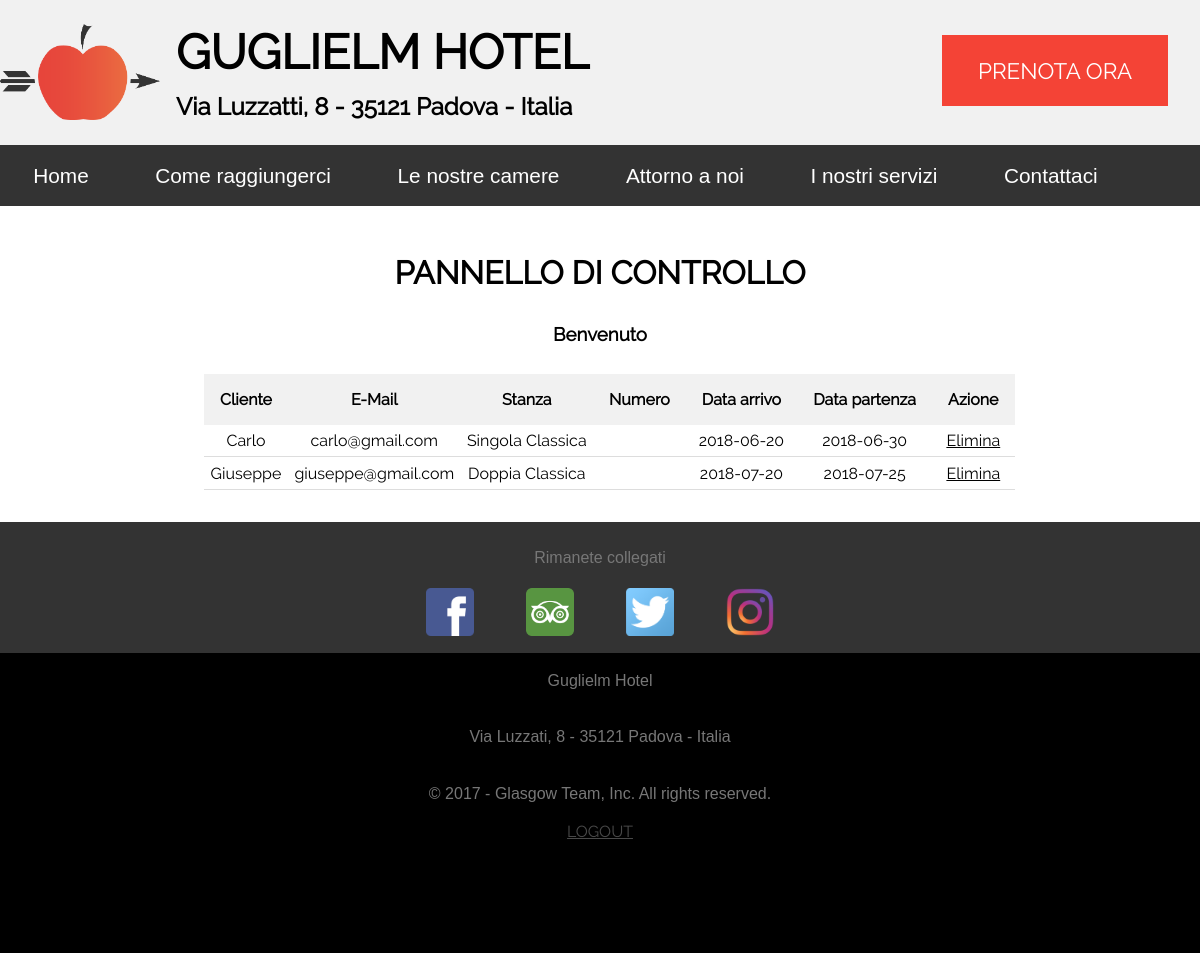
Page /cp_admin.php (signed in) on the committed database.
### tables this page shows
CREATE TABLE prenotazioni(
    id int unsigned auto_increment primary key,
    nomeUtente varchar(15) not null,
    email varchar(50) not null,
    data_arrivo date,
    data_partenza date,
    nStanza tinyint unsigned,
    tipoStanza varchar(4),
    FOREIGN KEY (tipoStanza) REFERENCES appartamenti(idStanza) ON DELETE CASCADE
);

CREATE TABLE appartamenti(
    idStanza varchar(4) primary key,
    nomeStanza varchar(100) not null
);

### php/connection.class.php (called while the page is built, shortened)
<?php
class connection {
    private static $DB_NAME='guglielm_hotel';
    private static $DB_HOST='localhost';
    private static $DB_USER='root';
    private static $DB_PWD='';
    static function QueryRead($query) {
        $connection = new mysqli(self::$DB_HOST,self::$DB_USER,self::$DB_PWD,self::$DB_NAME);
        mysqli_set_charset($connection, "utf8");
        $result = $connection->query($query);
        return $result;
    }
}
?>

### cp_admin.php (the view, shortened to what this page needs)
<?php
    require_once('php/functions.php');
    $content="";
    $mod=array('{list}' => '','{admin}' => '');
    if(isLogin()) {
        $content="contents/cp_admin.html";
        $mod['{admin}']=$_SESSION['adminName'];
        $res=getPrenotazioni();
        while($row=mysqli_fetch_row($res)) {
            $mod['{list}'] = $mod['{list}']. '<tr>
            <td headers="c1">'.$row[1].'</td>
            <td headers="c2">'.$row[2].'</td>
            <td headers="c3">'.getNomeStanza($row[6]).'</td>
            <td headers="c4">'.$row[5].'</td>
            <td headers="c5">'.$row[3].'</td>
            <td headers="c6">'.$row[4].'</td>
            <td headers="c7"><a href="?deleteId='.$row[0].'">Elimina</a></td>
            </tr>';
        }
    }
    $result=PrepareContent($mod,$content);
    BuildPage("Pannello di Controllo",$result,1);
?>

### php/functions.php (shortened to what this page needs)
<?php
require_once('php/connection.class.php');
function PrepareMenu($title) {
    $menuEntry=array(
        'Home'=>'index.php',
        'Come raggiungerci'=>'come_raggiungerci.php',
        'Le nostre camere'=>'camere.php',
        'Attorno a noi'=>'dintorni.php',
        'I nostri servizi'=>'servizi.php',
        'Contattaci'=>'contatti.php',
        'Menù'=>'#naventry-home'
    );
    $menu='<ul class="inner">';
    foreach($menuEntry as $index=>$link) {
        if($index==$title) {
            $menu=$menu.'<li class="menu"><a class="active">'.$index.'</a></li>';
        }
        else {
          if($link=='#naventry-home')
              $menu=$menu.'<li class="menu" id="naventry-menu">' . $index .
                '<img src="img/menu-bars-icon.png" alt="Menu bars icon" class="menu-bars-icon" /></li>';
          else{
            $menu=$menu.'<li class="menu"><a class="not-active" href="'.$link.'">'.$index.'</a></li>';
          }
        }
    }
    $menu=$menu.'</ul>';
    return $menu;
}
function PrepareHeader($title) {
    $btn='';
    if($title!='Home' && $title!='Prenota')
        $btn='<div class="booking-button-container"><a id="booking-button" href="prenota.php">PRENOTA ORA</a></div>';
    $header=file_get_contents("contents/header.html");
    $header=str_replace('{booking-btn}',$btn,$header);
    return $header;
}
function PrepareMobileMenu($title) {
  $menuEntry=array(
      'Home'=>'index.php',
      'Come raggiungerci'=>'come_raggiungerci.php',
      'Le nostre camere'=>'camere.php',
      'Attorno a noi'=>'dintorni.php',
      'I nostri servizi'=>'servizi.php',
      'Contattaci'=>'contatti.php',
      'Prenota'=>'prenota.php',
  );
  $menu='<ul class="inner">';
  foreach($menuEntry as $index=>$link) {
      if($index==$title) {
          if($link=='index.php')
            $menu=$menu.'<li id="naventry-home"><a class="active" href="'.$link.'">'.$index.'</a></li>';
          else{
          $menu=$menu.'<li><a class="active">'.$index.'</a></li>';
        }
      }
      else {
        if($link=='index.php')
          $menu=$menu.'<li id="naventry-home"><a class="not-active" href="'.$link.'">'.$index.'</a></li>';
        else{
          $menu=$menu.'<li><a class="not-active" href="'.$link.'">'.$index.'</a></li>';
        }
      }
  }
  $mobilemenu=$menu.'</ul>';
  return $mobilemenu;
}
function PrepareFooter($title) {
    $btn='';
    if($title=='Pannello di Controllo') {
        if(isLogin())
            $btn='<a href="logout.php">LOGOUT</a>';
    }
    else {
        $btn='<a href="cp_admin.php">PANNELLO DI CONTROLLO</a>';
    }
    $footer=file_get_contents("contents/footer.html");
    $footer=str_replace('{cpanel-btn}',$btn,$footer);
    return $footer;
}
function PrepareBreadcrumb($title) {
    $breadcrumb = '<p> Home';
    if($title != "Home")
        $breadcrumb = $breadcrumb.' / '.$title.'</p>';
    else
        $breadcrumb = $breadcrumb.'</p>';
    return $breadcrumb;
}
function BuildPage($title,$content,$array=0) {
    $page=file_get_contents("contents/structure.html");
    $page=str_replace('{title}',$title,$page);
    $header=PrepareHeader($title);
    $page=str_replace('{header}',$header,$page);
    $navbar=PrepareMenu($title);
    $page=str_replace('{navbar}',$navbar,$page);
    $breadcrumb=PrepareBreadcrumb($title);
    $page=str_replace('{breadcrumb}',$breadcrumb,$page);
    if($array==1)
        $body=$content;
    else
        $body=file_get_contents($content);
    $page=str_replace('{content}',$body,$page);
    $mobilenavbar=PrepareMobileMenu($title);
    $page=str_replace('{mobilenavbar}',$mobilenavbar,$page);
    $footer=PrepareFooter($title);
    $page=str_replace('{footer}',$footer,$page);
    echo $page;
}
function isLogin() {
    if(isset($_SESSION['adminOnline'])) {
        if($_SESSION['adminOnline']==1)
            return true;
        else
            return false;
    }
    else
        return false;
}
function getPrenotazioni() {
    $result = connection::QueryRead("SELECT * FROM prenotazioni");
    return $result;
}
function getNomeStanza($TipoStanza) {
    $result = connection::QueryRead("SELECT nomeStanza FROM appartamenti WHERE idStanza='$TipoStanza'");
    $row = mysqli_fetch_row($result);
    return $row[0];
}
?>

### contents/css/style.css (style rules this page uses)
* { margin: 0; padding: 0; }
html, body { font-family: 'Raleway', Arial, Helvetica, sans-serif; -webkit-text-size-adjust: 100%; }
p, ul, span { font-family: Arial, Helvetica, sans-serif; }
a:link, a:visited { color: black; }
#booking-button, #topScrollButton, #booking-submit-button { text-decoration: none; float: right; margin-top: 0.5em; margin-right: 2em; padding: 1em 1.6em; font-size: 1.4em; color: white; background-color: #f44336; }
.booking-button-container { float: right; padding-right: 2em; }
.booking-button-container #booking-button { margin-right: 0; }
#content-box { display: block; }
.inner { margin: auto; max-width: 1268px; }
.tile { overflow: auto; padding-top: 3em; }
.tile h2 { font-size: 2em; text-align: center; padding-bottom: 1em; }
.tile h3 { text-align: center; }
.BG-gray { background-color: #f1f1f1; }
#header { padding-top: 2%; padding-bottom: 2%; float: left; width: 100%; }
#header h1 { font-size: 3em; }
#home-link { text-decoration: none; display:block; }
.home-link { float: left; }
.home-link .img-container, .home-link .info-container { float: left; }
#info_box h2 { padding-top: 0.5em; }
h3 { padding-bottom: 1.5em; }
#logo { float: left; width: 10em; height: 6em; padding-right: 1em; }
#navbar, #mobilenavbar { width: 100%; text-align: center; background-color: #333; clear: left; }
#navbar ul, #mobilenavbar ul { overflow: hidden; list-style-type: none; }
#navbar ul li , #mobilenavbar ul li { float: left; }
#navbar li a, #mobilenavbar li a { font-size: 1.3em; display: block; padding: 0.9em 1.6em; color: white; text-decoration: none; }
#footer { padding-bottom: 7em; background-color: black; text-align: center; }
#footer p { padding-top: 1.2em; padding-bottom: 1.2em; color: #777; }
#footer a { color: #494949; }
#social-footer { padding: 0.5em; background-color: #333; }
#social-footer img { padding: 0.1em 1.5em 0.3em; width: 3em; }
#tab-prenotazioni { text-align: center; margin-left: 17%; margin-bottom: 2em; border-collapse: collapse; }
#tab-prenotazioni th { background-color: #f1f1f1; padding: 1em; }
#tab-prenotazioni td { padding: 0.4em; border-bottom: 1px solid #ddd; }

### contents/css/style-tablet.css (style rules this page uses)
.info-container { padding-left: 3em; }
#logo { display: none; }

### contents/css/style-mobile.css (style rules this page uses)
#logo { display: none; }
#info_box h2 { display: none; }
#booking-button { display: none; }
#home-link { margin-right: 1em; }
#social-footer img { width: 10%; }
.menu { display: none; }
.tile { padding-top: 2em; }
#navbar { display: block; overflow: auto; }
#mobilenavbar ul li, #navbar ul li { float: none; }
.home-link { width: 100%; }
.home-link .info-container { text-align: center; width: 100%; }
.home-link .info-container h1 { padding-bottom: 0.5em; padding-top: 0.5em; }
.info-container { padding-left: 0; }

### contents/css/printS.css (style rules this page uses)
* { margin: 0; padding: 0; }
html, body { font-family: 'Raleway', Arial, Helvetica, sans-serif; }
img { filter: grayscale(100%); }
a { color: #000; }
p, ul, span { font-family: Arial, Helvetica, sans-serif; }
#booking-button, .summary-button { display: none; }
#content-box { display: block; }
.tile { padding-top: 0.5cm; }
.tile h2 { font-size: 24pt; text-align: center; padding-bottom: 0.5cm; }
.tile h3 { text-align: center; }
.BG-gray { background-color: #f1f1f1; }
#header { padding-top: 0.2cm; padding-bottom: 0.2cm; }
#header h1 { font-size: 36pt; }
#home-link { text-decoration: none; display: block; }
#info_box h2 { padding-top: 0.2cm; }
h3 { padding-bottom: 0.6cm; }
#logo { float: left; width: 4cm; height: 2.5cm; padding-right: 0.4cm; }
#navbar, #naventry-menu, #naventry-prenota, #InternalNav, #mobilenavbar { display: none; }
#footer { display: none; }
#tab-prenotazioni { text-align: center; margin-bottom: 1cm; border-collapse: collapse; }
#tab-prenotazioni td { padding: 0.2cm; border-bottom: 1px solid #ddd; }

### rows in the picture
prenotazioni: nomeUtente "Carlo", email "carlo@gmail.com", tipoStanza.nomeStanza "Singola Classica", data_arrivo "2018-06-20", data_partenza "2018-06-30"
prenotazioni: nomeUtente "Giuseppe", email "giuseppe@gmail.com", tipoStanza.nomeStanza "Doppia Classica", data_arrivo "2018-07-20", data_partenza "2018-07-25"

### other values in the picture
$index "Home Come raggiungerci Le nostre camere Attorno a noi I nostri servizi Contattaci"
